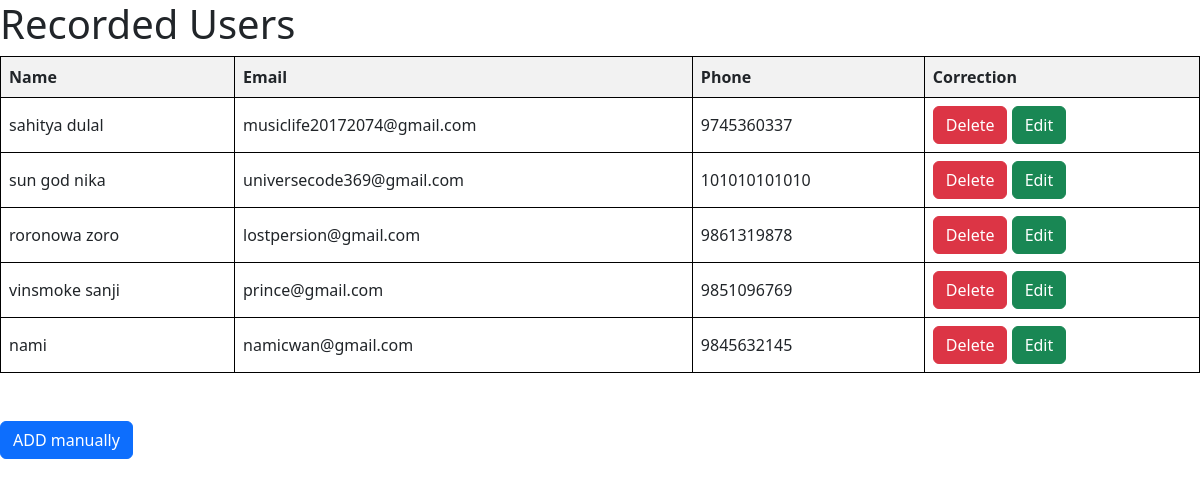
The page /show on the database as committed earlier.
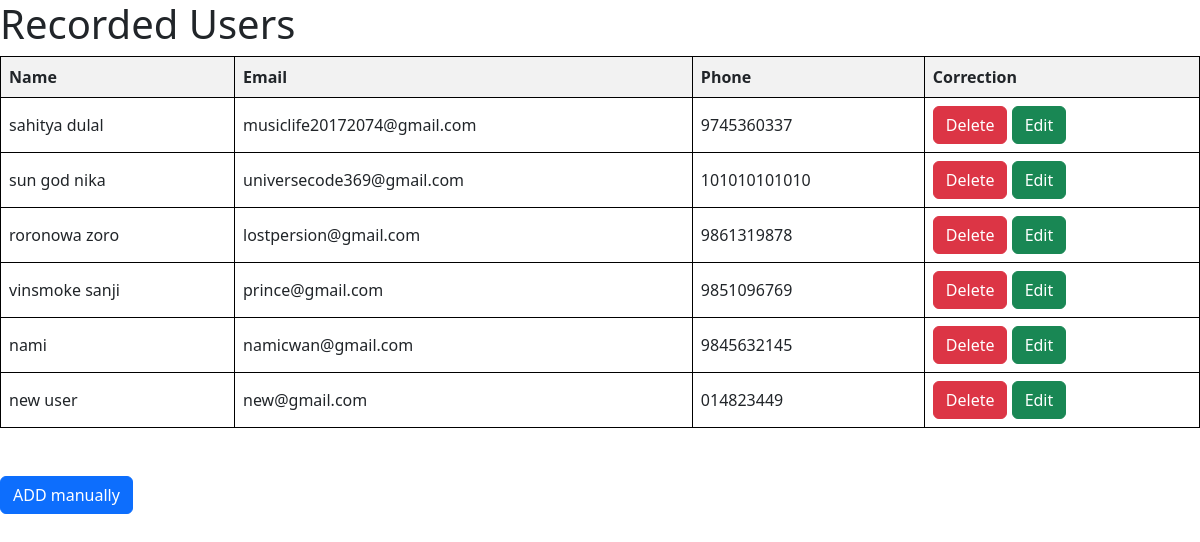
The same page on the database as committed later.
### app.py (models this page shows, shortened)
class User(db.Model):
    id = db.Column(db.Integer, primary_key=True)
    name = db.Column(db.String(80), nullable=False)
    email = db.Column(db.String(120), unique=True, nullable=False)
    phone = db.Column(db.String(15), nullable=False)

### app.py (the view)
@app.route('/show')
def show():
    users= User.query.all()
    return render_template('show.html', users=users)

### app.py (called while the page is built)
@app.before_request
def create_tables():
    db.create_all()

### templates/show.html (shortened to what this page needs)
{% extends 'base.html' %}
{% block body %}
    <h1>Recorded Users</h1>
    <table>
        <tr>
            <th>Name</th>
            <th>Email</th>
            <th>Phone</th>
            <th>Correction</th>
        </tr>
        {% for user in users %}
        <tr>
            <td>{{ user.name }}</td>
            <td>{{ user.email }}</td>
            <td>{{ user.phone }}</td>
            <td>
                <form method="post" action="{{ url_for('delete_user', user_id=user.id) }}" style="display: inline;">
                    <button class="btn btn-danger" type="submit">Delete</button>
                </form>
                <a class="btn btn-success" href="{{ url_for('edit_user', user_id=user.id) }}">Edit</a>
            </td>
        </tr>
        {% endfor %}
    </table>
    <br>
    <br>
    <a href="/" class="btn btn-primary">ADD manually</a>
    {% endblock %}

### templates/base.html (shortened to what this page needs)
<!DOCTYPE html>
<html lang="en">
<head>
    <link href="https://cdn.jsdelivr.net/npm/bootstrap@5.3.0/dist/css/bootstrap.min.css" rel="stylesheet">
    <link rel="stylesheet" href="{{ url_for('static', filename='style.css') }}">
</head>
<body>
    {% block body %}
    {% endblock body %}
</body>
</html>

### static/style.css (style rules this page uses)
table { border-collapse: collapse; width: 100%; }
th, td { border: 1px solid black; padding: 8px; text-align: left; }
th { background-color: #f2f2f2; }

Rows that differ between the two databases and show on the page:
added User: name "new user", email "new@gmail.com", phone "014823449"
